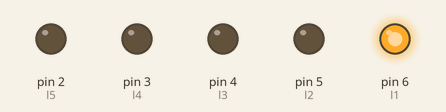
This sketch was run on a simulated Arduino Uno, built with avr-gcc and run on an emulated ATmega328P. Shown: output pins drawn as LEDs (lit = HIGH).

Above: at 0.15 s.
At 0.75 s:
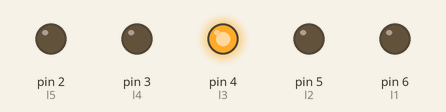
At 1.05 s:
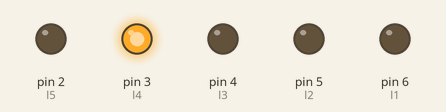
At 1.95 s:
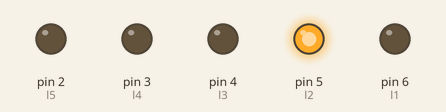
At 2.85 s:
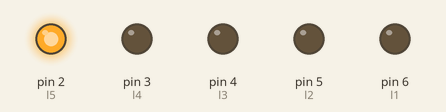
Timing chart, 0 to 3.5 s (numbered marks = the images above):
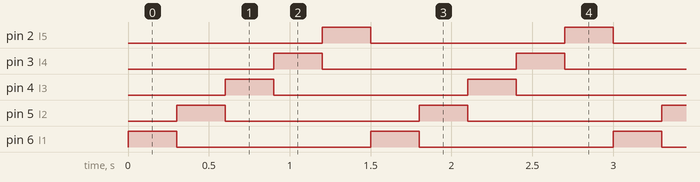

The sketch:

proje3.ino
```cpp
//----------------------------------------
int l1 = 6;
int l2 = 5;
int l3 = 4;
int l4 = 3;
int l5 = 2;
int zmn = 300;
//----------------------------------------
void setup()
{
  pinMode(l1, OUTPUT);
  pinMode(l2, OUTPUT);
  pinMode(l3, OUTPUT);
  pinMode(l4, OUTPUT);
  pinMode(l5, OUTPUT);
  digitalWrite(l1, LOW);
  digitalWrite(l2, LOW);
  digitalWrite(l3, LOW);
  digitalWrite(l4, LOW);
  digitalWrite(l5, LOW);
}
//----------------------------------------
void loop()
{
  digitalWrite(l5, LOW);
  digitalWrite(l1, HIGH);
  delay(zmn);
  digitalWrite(l1, LOW);
  digitalWrite(l2, HIGH);
  delay(zmn);
  digitalWrite(l2, LOW);
  digitalWrite(l3, HIGH);
  delay(zmn);
  digitalWrite(l3, LOW);
  digitalWrite(l4, HIGH);
  delay(zmn);
  digitalWrite(l4, LOW);
  digitalWrite(l5, HIGH);
  delay(zmn);
}
//----------------------------------------
```

Measured:
- by itself, pin 2 (l5), pin 3 (l4), pin 4 (l3), pin 5 (l2), pin 6 (l1): alternates HIGH for 0.30 s and LOW for 1.2 s
- by itself, everything shown: repeats every 1.5 s, in 5 steps
